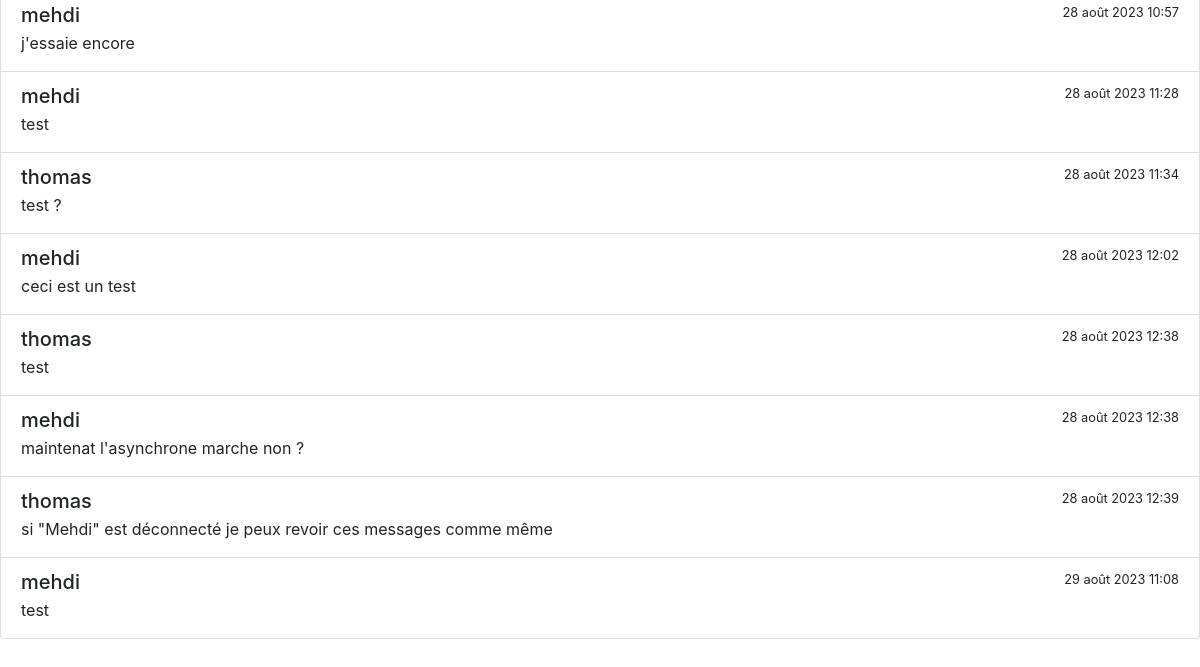
The app's page /forum (lower part), older data.
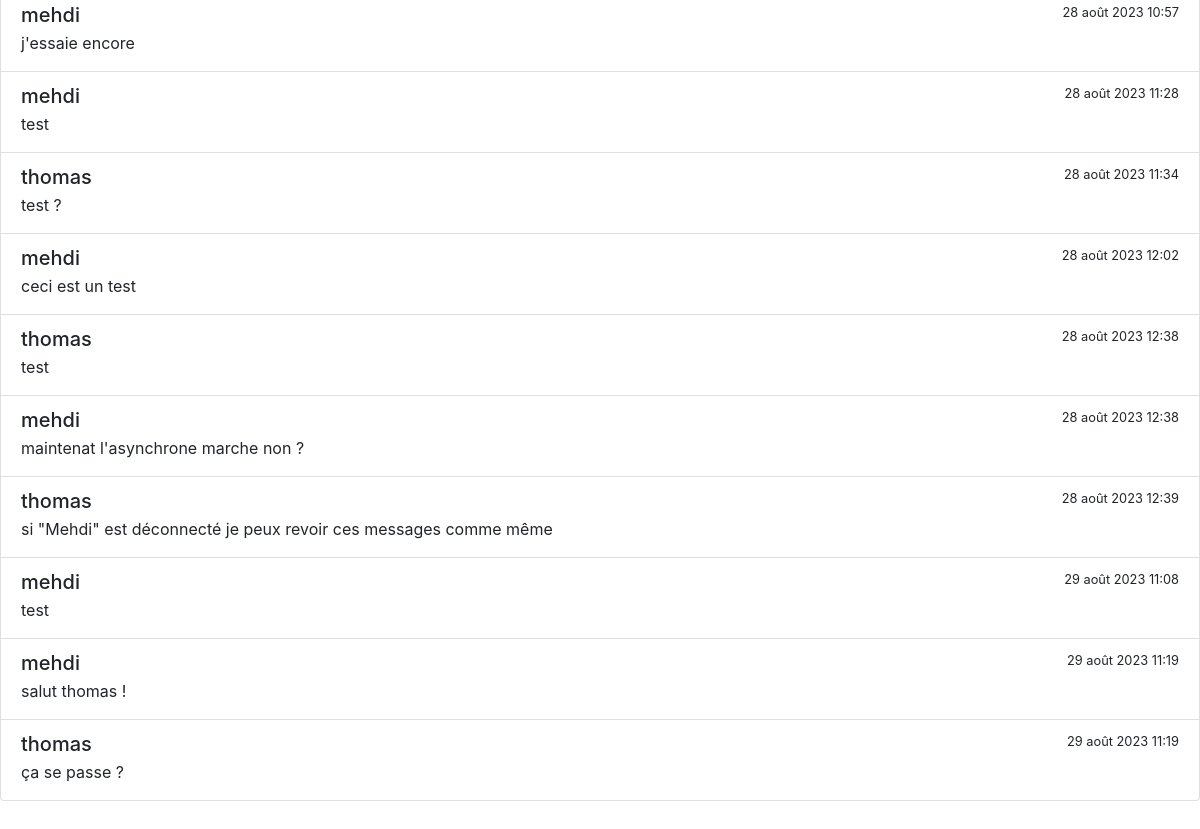
The same page, newer data.
### main/models.py (models this page shows, shortened)
class ChatMessage(models.Model):
    username=models.CharField(max_length=150)
    message=models.CharField(max_length=500)
    dateMessage=models.DateTimeField(auto_now=False, auto_now_add=True)

### main/views.py (the view)
# urls.py: path("forum",views.forum,name="forum"),
def forum(request):
	messages=ChatMessage.objects.all()
	print("nombre de message ---> ",len(messages))
	return render(request,template_name="forum.html",context={"messages":messages})

### main/templates/forum.html (shortened to what this page needs)
{% include "partials/header.html" with title_page="Accueil"%}
{% block content %}
    <div id="toReload">
        {% include 'partials/messageList.html' %}
    </div>
{% endblock %}

### main/templates/partials/messageList.html (shortened to what this page needs)
<div class="scroll-area-sm">
    <div class="list-group" id="groupMessage">
        {% for message in messages %}
        <a class="list-group-item list-group-item-action " aria-current="true">
            <div class="d-flex w-100 h-25 d-inline-block justify-content-between">
              <h5 class="mb-1">{{message.username}}</h5>
              <small>{{message.dateMessage}}</small>
            </div>
            <p class="mb-1">{{message.message}}</p>
        </a>
        {% endfor %}
    </div>
    </div>

Row changes from the older to the newer data that the page shows:
added ChatMessage: username "mehdi", dateMessage "29 août 2023 11:19", message "salut thomas !"
added ChatMessage: username "thomas", dateMessage "29 août 2023 11:19", message "ça se passe ?"
